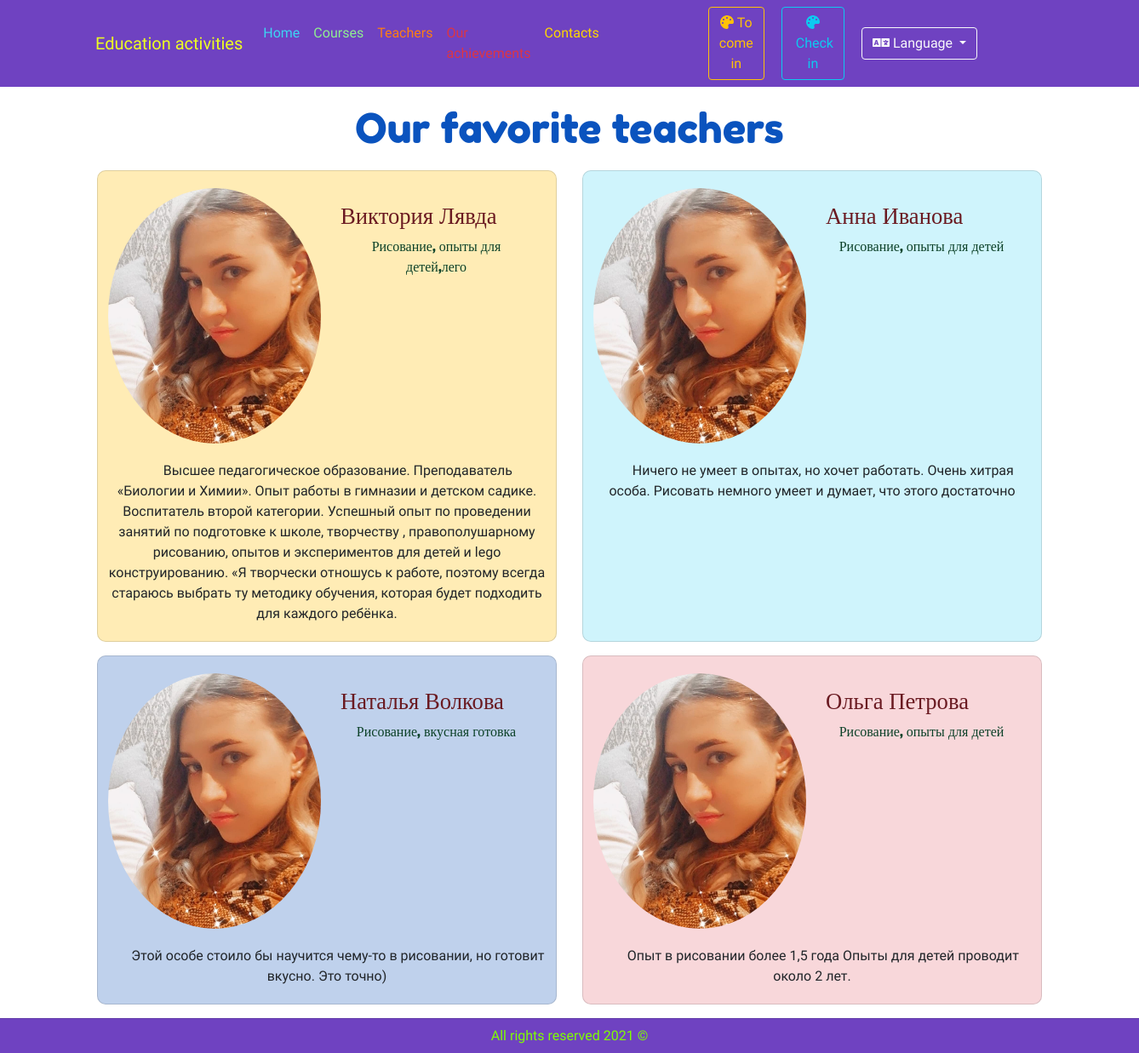
The page /teachers on the database its author committed.
### education_kids/models.py (models this page shows, shortened)
class Teacher(models.Model):
    name = models.CharField("Имя преподавателя",max_length=100)
    surname = models.CharField("Фамилия преподавателя",max_length=100)
    education_level = models.CharField("Преподаваемые дисциплины",max_length=100)
    description = models.TextField("Информация о преподавателе")
    photo_1 = models.ImageField("Рисунок(1)")

### education_kids/views.py (the view)
# urls.py: path("teachers",views.teachers_start,name="teachers"),
def teachers_start(request):
    teachers = Teacher.objects.filter(id=1)
    teachers_2 = Teacher.objects.filter(id=3)
    teachers_3 = Teacher.objects.filter(id=4)
    teachers_4 = Teacher.objects.filter(id=5)
    return render(request, "teachers.html", {"teachers_list": teachers,"teachers_list_2": teachers_2,"teachers_list_3": teachers_3,"teachers_list_4": teachers_4})

### education_kids/templates/teachers.html (shortened to what this page needs)
{% extends "index.html" %}
{% block style %}
    <link rel="stylesheet" type="text/css" href="../static/css/teachers.css">
{% endblock %}
{% load i18n %}
{% block form %}
    {% load i18n %}
    <h6 class="card_name_teachers">{% trans "Наши любимые учителя" %}</h6>
<div class="container">
<div class="row">
    {% for el in teachers_list %}
<div id="card_teachers" class="card mb-3 card_size" style="max-width: 540px;">
  <div class="row g-0">
    <div class="col-md-6">
      <img src="{{ el.photo_1.url }}" alt="{{el.surname}}" class="card_teachers">
    </div>
    <div class="col-md-6">
      <div class="card-body">
        <h5 class="card-title name_teachers">{{el.name}}&#160;{{el.surname}}</h5>
        <p class="card-text card_text_decor">{{ el.education_level }}</p>
      </div>
    </div>
  </div>
    <div class="row g-0">
        <div class="col-md-12 decoration_text">
            <p class="card-text description_text">{{ el.description }}</p>
        </div>
    </div>
</div>
    {% endfor %}
{% for el_2 in teachers_list_2 %}
<div id="card_teachers_2" class="card mb-3 card_size" style="max-width: 540px;">
  <div class="row g-0">
    <div class="col-md-6">
      <img src="{{ el_2.photo_1.url }}" alt="{{el_2.surname}}" class="card_teachers">
    </div>
    <div class="col-md-6">
      <div class="card-body">
        <h5 class="card-title name_teachers">{{el_2.name}}&#160;{{el_2.surname}}</h5>
        <p class="card-text card_text_decor">{{ el_2.education_level }}</p>
      </div>
    </div>
  </div>
    <div class="row g-0">
        <div class="col-md-12 decoration_text">
            <p class="card-text description_text">{{ el_2.description }}</p>
        </div>
    </div>
</div>
    {% endfor %}
{% for el_3 in teachers_list_3 %}
<div id="card_teachers_3" class="card mb-3 card_size" style="max-width: 540px;">
  <div class="row g-0">
    <div class="col-md-6">
      <img src="{{ el_3.photo_1.url }}" alt="{{el_3.surname}}" class="card_teachers">
    </div>
    <div class="col-md-6">
      <div class="card-body">
        <h5 class="card-title name_teachers">{{el_3.name}}&#160;{{el_3.surname}}</h5>
        <p class="card-text card_text_decor">{{ el_3.education_level }}</p>
      </div>
    </div>
  </div>
    <div class="row g-0">
        <div class="col-md-12 decoration_text">
            <p class="card-text description_text">{{ el_3.description }}</p>
        </div>
    </div>
</div>
    {% endfor %}
{% for el_4 in teachers_list_4 %}
<div id="card_teachers_4" class="card mb-3 card_size" style="max-width: 540px;">
  <div class="row g-0">
    <div class="col-md-6">
      <img src="{{ el_4.photo_1.url }}" alt="{{el_4.surname}}" class="card_teachers">
    </div>
    <div class="col-md-6">
      <div class="card-body">
        <h5 class="card-title name_teachers">{{el_4.name}}&#160;{{el_4.surname}}</h5>
        <p class="card-text card_text_decor">{{ el_4.education_level }}</p>
      </div>
    </div>
  </div>
    <div class="row g-0">
        <div class="col-md-12 decoration_text">
            <p class="card-text description_text">{{ el_4.description }}</p>
        </div>
    </div>
</div>
    {% endfor %}
</div>
</div>
{% endblock %}

### education_kids/templates/index.html (shortened to what this page needs)
<!DOCTYPE html>
<html lang="en">
<head>
    {% load i18n %}
    <link rel="stylesheet" type="text/css" href="../static/css/main.css">
    {% block style %}
    {% endblock %}
    <link rel="stylesheet" href="../static/css/bootstrap.css">
</head>
<body>
{% load i18n %}
<header>
<nav class="navbar navbar-expand-lg navbar-dark navbar_text" style="background-color: #6f42c1">
  <div class="container-fluid">
      <a class="navbar-brand navbar_1" href="{% url "main_page" %}"><text>Education activities</text></a>
    <div class="collapse navbar-collapse" id="navbarSupportedContent">
      <ul class="navbar-nav me-auto mb-2 mb-lg-0">
        <li class="nav-item">
          <a class="nav-link active" id="ul_1" aria-current="page" href="{% url "main_page" %}"><text>{% trans "Главная" %}</text></a>
        </li>
      <li class="nav-item">
          <a class="nav-link active" id="ul_2" aria-current="page" href="{% url "course" %}"><text>{% trans "Курсы" %}</text></a>
      </li>
      <li class="nav-item">
          <a class="nav-link active" id="ul_3" aria-current="page" href="{% url "teachers" %}"><text>{% trans "Учителя" %}</text></a>
      </li>
      <li class="nav-item">
          <a class="nav-link active" id="ul_4" aria-current="page" href="{% url "achievements" %}"><text>{% trans "Наши достижения" %}</text></a>
      </li>
      <li class="nav-item">
          <a class="nav-link active" id="ul_6" aria-current="page" href="{% url "contacts" %}"><text>{% trans "Контакты" %}</text></a>
      </li>
      </ul>
        {% block header %}
            {% if user.is_authenticated %}
                                <div class="text_user">{% trans "Привет" %},{{ user.username }}!</div>
                                <img src="../static/img_for_html/user.png" class="style_user" alt={% trans "Пользователь" %}>
                <form action="/do_log">
                                <button type="submit" class="btn btn-outline-info button_4" action="/do_log">
                                    <i class="fas fa-paint-brush"></i>&#160;{% trans "Выйти" %}
                                </button>
                </form>
            {% else %}
                                <button type="button" class="btn btn-outline-warning button_1" data-bs-toggle="modal" data-bs-target="#exampleModal">
                                    <i class="fas fa-palette"></i>&#160;{% trans "Войти" %}
                                </button>
                                <button type="button" class="btn btn-outline-info button_3" data-bs-toggle="modal" data-bs-target="#exampleModal_2">
                                    <i class="fas fa-palette"></i>&#160;{% trans "Регистрация" %}
                                </button>
            {% endif %}
            {% endblock %}
        <div class="dropdown">
            <button class="btn btn-outline-light dropdown-toggle" type="button" id="dropdownMenuButton1" data-bs-toggle="dropdown" aria-expanded="false">
                <i class="fas fa-language"></i>&#160;{% trans "Язык" %}
            </button>
        </div>
    </div>
  </div>
</nav>
</header>
{% block form %}{% endblock %}
<div class="card-footer text-muted footer-text" style="background-color: #6f42c1">
    <text>{% trans "Все права защищены 2021©" %}</text>
  </div>
</body>
</html>

### education_kids/static/css/main.css (style rules this page uses)
.navbar_text a { font-family: 'Courgette', cursive; }
.navbar_1 { margin-left: 100px; }
.navbar_1 text { color: #EDFF21; }
#ul_1 text { color: #3dd5f3; }
#ul_2 text { color: lightgreen; }
#ul_3 text { color: #fd7e14; }
#ul_4 text { color: #dc3545; }
#ul_6 text { color: gold; }
.button_1 { font-family: 'Courgette', cursive; margin-left: 120px; margin-right: 20px; }
.button_3 { font-family: 'Courgette', cursive; margin-right: 20px; }
#dropdownMenuButton1 { font-family: 'Courgette', cursive; margin-right: 180px; }
.footer-text { font-family: 'Courgette', cursive; text-align: center; }
.footer-text text { color: chartreuse; }
.card-body { padding-left:0; padding-right:0; }

### education_kids/static/css/teachers.css (style rules this page uses)
.card_teachers { height: 300px; width: 250px; border-radius: 50%; }
.card_name_teachers { color: #0a53be; font-family: 'Fredoka One', cursive; margin-top: 20px; margin-bottom: 20px; font-size: 36pt; text-align: center; }
#card_teachers { border-radius: 10px; background-color: #ffecb5; }
#card_teachers_2 { border-radius: 10px; background-color: #cff4fc; }
#card_teachers_3 { border-radius: 10px; background-color: #bfd1ec; }
#card_teachers_4 { border-radius: 10px; background-color: #f8d7da; }
.card_size { margin-right: auto; margin-left: auto; padding: 20px 20px 0 20px; }
.description_text { text-align: center; }
.decoration_text { font-family: 'Courgette', cursive; padding: 20px; text-indent: 5%; font-size: 12pt; }
.name_teachers { font-family: 'Fredoka One', cursive; font-size: 20pt; color: #6a1a21; }
.card_text_decor { font-family: 'Fredoka One', cursive; font-size: 12pt; text-align: center; color: #0c4128; }

### rows shown on the page
Teacher: photo_1 (picture), name "Виктория", surname "Лявда", education_level "Рисование, опыты для детей,лего", description "Высшее педагогическое образование. Преподаватель «Биологии и Химии». Опыт работы в гимназии и детском садике. Воспитатель второй категории. Успешный опыт по проведении занятий по подготовке к школе, творчеству , правополушарному рисованию, опытов и экспериментов для детей и lego конструированию. «Я творчески отношусь к работе, поэтому всегда стараюсь выбрать ту методику обучения, которая будет подходить для каждого ребёнка."
Teacher: photo_1 (picture), name "Анна", surname "Иванова", education_level "Рисование, опыты для детей", description "Ничего не умеет в опытах, но хочет работать. Очень хитрая особа. Рисовать немного умеет и думает, что этого достаточно"
Teacher: photo_1 (picture), name "Наталья", surname "Волкова", education_level "Рисование, вкусная готовка", description "Этой особе стоило бы научится чему-то в рисовании, но готовит вкусно. Это точно)"
Teacher: photo_1 (picture), name "Ольга", surname "Петрова", education_level "Рисование, опыты для детей", description "Опыт в рисовании более 1,5 года Опыты для детей проводит около 2 лет."
